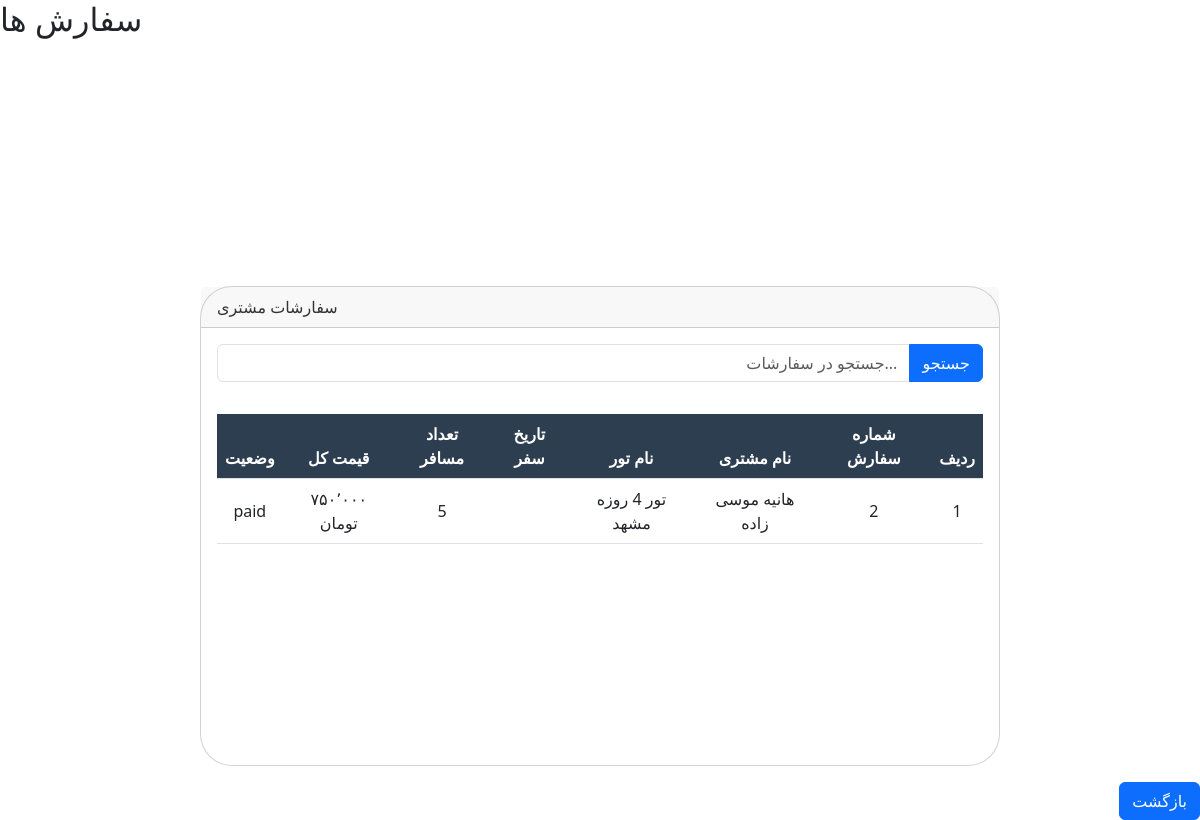
Page /Customer-orders.php (signed in) on the earlier database version.
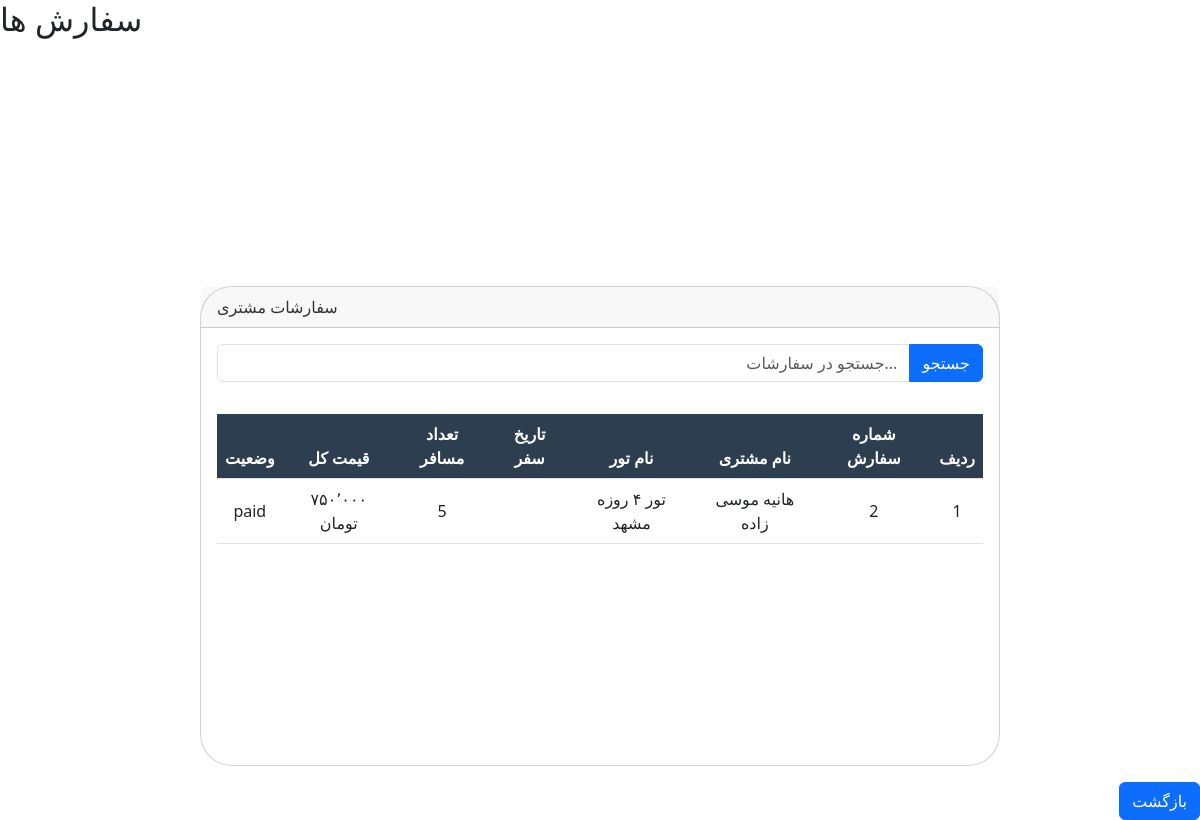
Same page on the later database version.
### tables this page shows
CREATE TABLE IF NOT EXISTS `orders` (
  `o_id` int(11) NOT NULL AUTO_INCREMENT,
  `name` varchar(100) NOT NULL,
  `email` varchar(100) NOT NULL,
  `phone` varchar(11) NOT NULL,
  `address` text NOT NULL,
  `code` varchar(20) NOT NULL,
  `t_id` int(11) DEFAULT NULL,
  `user_id` int(11) DEFAULT NULL,
  `travelers` int(11) DEFAULT '1',
  `notes` text,
  `total_price` int(11) DEFAULT NULL,
  `tracking_code` varchar(50) DEFAULT NULL,
  `status` enum('pending','paid','cancelled') DEFAULT 'pending',
  `payment_date` timestamp NULL DEFAULT NULL,
  `payment_method` varchar(50) DEFAULT NULL,
  `card_number_last4` varchar(4) DEFAULT NULL,
  `created_at` timestamp NOT NULL DEFAULT CURRENT_TIMESTAMP,
  PRIMARY KEY (`o_id`),
  UNIQUE KEY `tracking_code` (`tracking_code`)
);

CREATE TABLE IF NOT EXISTS `tours` (
  `t_id` int(11) NOT NULL AUTO_INCREMENT,
  `title` varchar(100) NOT NULL,
  `description` text NOT NULL,
  `image_path` varchar(255) DEFAULT NULL,
  `price` varchar(100) NOT NULL,
  `updated_at` datetime DEFAULT NULL,
  PRIMARY KEY (`t_id`)
);

### pages/config.php (called while the page is built, shortened)
<?php
function getCurrentUser() {
    return $_SESSION['user_id'] ?? null;
}
?>

### Customer-orders.php (the view, shortened to what this page needs)
<?php
require_once 'pages/config.php';
$user_id = getCurrentUser();
$search = isset($_GET['search']) ? "%".trim($_GET['search'])."%" : "%";
?>
<!DOCTYPE html>
<html lang="fa">
<head>
    <link rel="stylesheet" href="css/bootstrap.min.css">
    <link rel="stylesheet" href="style.css">
</head>
<body>
<nav class="nav top-bar">
    <h2 class="float-left">سفارش ها</h2>
</nav>
<div class="card mb-3">
    <div class="card-header">سفارشات مشتری</div>
    <form action="Customer-orders.php" method="get" class="p-3">
        <div class="input-group">
            <input type="text" placeholder="جستجو در سفارشات..." name="search"
                   class="form-control text-end"
                   value="<?php echo isset($_GET['search']) ? htmlspecialchars($_GET['search']) : ''; ?>">
            <button class="btn btn-primary" type="submit">جستجو</button>
        </div>
    </form>
    <div class="card-body">
        <div class="table-responsive">
            <table class="table float-right" style="direction: rtl">
                <thead>
                <tr>
                    <th>ردیف</th>
                    <th>شماره سفارش</th>
                    <th>نام مشتری</th>
                    <th>نام تور</th>
                    <th>تاریخ سفر</th>
                    <th>تعداد مسافر</th>
                    <th>قیمت کل</th>
                    <th>وضعیت</th>
                </tr>
                </thead>
                <tbody>
<?php
$sql = "SELECT o.o_id, o.name AS customer_name, t.title AS tour_name, o.travel_date, o.travelers, o.total_price, o.status
        FROM orders o
        INNER JOIN tours t ON o.t_id = t.t_id
        WHERE o.user_id = ? AND (t.title LIKE ? OR o.name LIKE ?)
        ORDER BY o.travel_date DESC";
$stmt = mysqli_prepare($connect, $sql);
mysqli_stmt_bind_param($stmt, "iss", $user_id, $search, $search);
mysqli_stmt_execute($stmt);
$result = mysqli_stmt_get_result($stmt);
if($result && mysqli_num_rows($result) > 0){
    $row_number = 1;
    while($row = mysqli_fetch_assoc($result)){
        echo "<tr>";
        echo "<td>".$row_number."</td>";
        echo "<td>".$row['o_id']."</td>";
        echo "<td>".htmlspecialchars($row['customer_name'])."</td>";
        echo "<td>".htmlspecialchars($row['tour_name'])."</td>";
        echo "<td>".htmlspecialchars($row['travel_date'])."</td>";
        echo "<td>".$row['travelers']."</td>";
        echo "<td>".$row['total_price']."</td>";
        echo "<td>".htmlspecialchars($row['status'])."</td>";
        echo "</tr>";
        $row_number++;
    }
} else {
    echo "<tr><td colspan='8' class='no-orders'>شما هنوز سفارشی ثبت نکرده‌اید.</td></tr>";
}
?>
                </tbody>
            </table>
        </div>
    </div>
</div>
<button class="btn btn-primary float-end" onclick="window.location.href='index.php'">بازگشت</button>
</body>
</html>

Differences in the rows shown:
changed through a linked row, orders "هانیه موسی زاده": t.title "تور 4 روزه مشهد" → "تور ۴ روزه مشهد"
